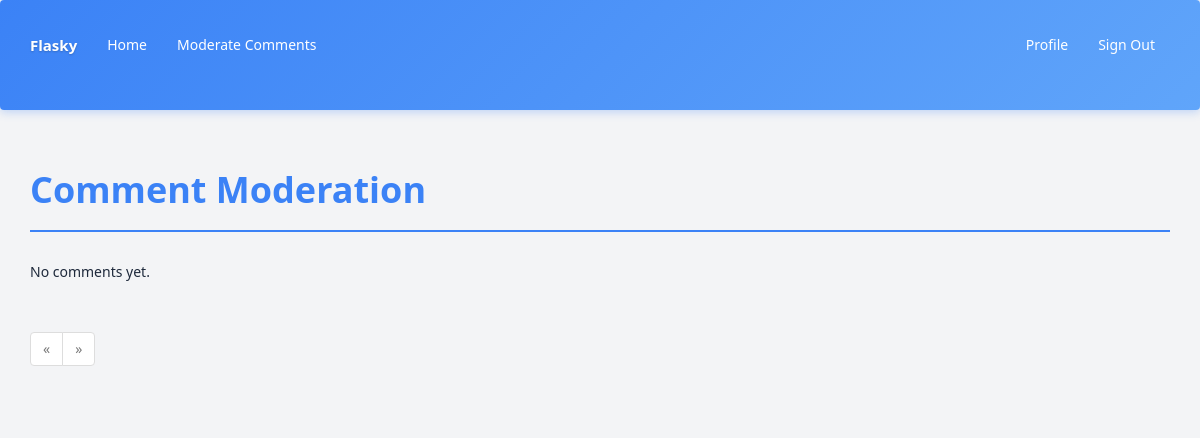
Page /moderate (signed in) on the earlier database version.
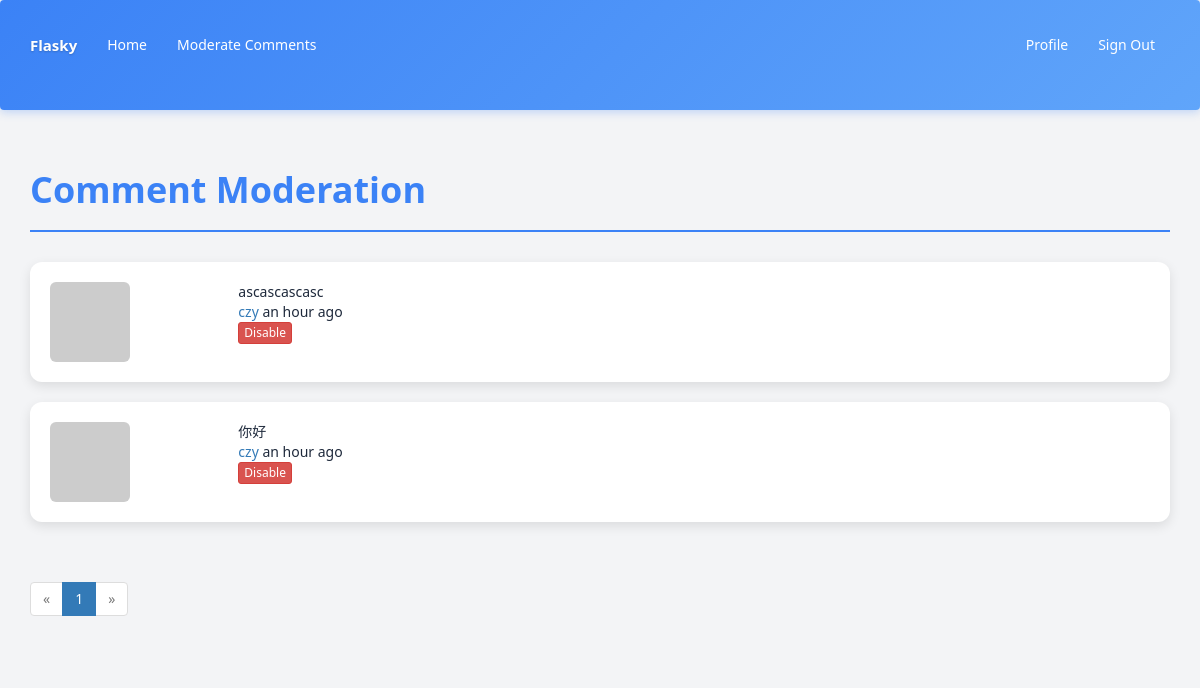
Same page on the later database version.
### app/models.py (models this page shows, shortened)
class Comment(db.Model):
    __tablename__ = 'comments'
    id = db.Column(db.Integer, primary_key=True)
    body = db.Column(db.Text)
    body_html = db.Column(db.Text)
    timestamp = db.Column(db.DateTime, index=True, default=datetime.utcnow)
    disabled = db.Column(db.Boolean, default=False)
    author_id = db.Column(db.Integer, db.ForeignKey('users.id'))
    post_id = db.Column(db.Integer, db.ForeignKey('posts.id'))

class User(UserMixin, db.Model):
    __tablename__ = 'users'
    id = db.Column(db.Integer, primary_key = True)
    email = db.Column(db.String(64), unique=True, index=True)
    username = db.Column(db.String(64), unique=True, index=True)
    password_hash = db.Column(db.String(128))
    role_id = db.Column(db.Integer, db.ForeignKey('roles.id'))
    name = db.Column(db.String(64))
    location = db.Column(db.String(64))
    about_me = db.Column(db.Text())
    member_since = db.Column(db.DateTime(), default=datetime.utcnow)
    last_seen = db.Column(db.DateTime(), default=datetime.utcnow)
    avatar_hash = db.Column(db.String(32))
    posts = db.relationship('Post', backref='author', lazy='dynamic')
    comments = db.relationship('Comment', backref='author', lazy='dynamic')
    followed = db.relationship('Follow', foreign_keys=[Follow.follower_id], backref=db.backref('follower', lazy='joined'), lazy='dynamic', cascade='all, delete-orphan')
    followers = db.relationship('Follow', foreign_keys=[Follow.followed_id], backref=db.backref('followed', lazy='joined'), lazy='dynamic', cascade='all, delete-orphan')
    def ping(self):
        self.last_seen = datetime.utcnow()
        db.session.add(self)
    def can(self, permissions):
        return self.role is not None and (self.role.permissions & permissions) == permissions
    def gravatar(self, size=100, default='identicon', rating='g'):
        if request.is_secure:
            url = 'https://secure.gravatar.com/avatar'
        else:
            url = 'http://www.gravatar.com/avatar'
        hash = self.avatar_hash or hashlib.md5(self.email.encode('utf-8')).hexdigest()
        return '{url}/{hash}?s={size}&d={default}&r={rating}'.format(url=url, hash=hash, size=size, default=default, rating=rating)
    @property
    def password(self):
        raise AttributeError('password is not a readable attribute')

### app/main/views.py (the view)
@main.route('/moderate')
@login_required
@permission_required(Permission.MODERATE_COMMENTS)
def moderate():
    page = request.args.get('page', 1, type=int)
    pagination = Comment.query.order_by(Comment.timestamp.desc()).paginate(page=page, per_page=current_app.config['FLASKY_COMMENTS_PER_PAGE'], error_out=False)
    comments = pagination.items
    return render_template('moderate.html', comments=comments, pagination=pagination, page=page)

### app/__init__.py (called while the page is built)
@login_manager.user_loader
def load_user(user_id):
    from .models import User
    return User.query.get(int(user_id))

def create_app(config_name='default'):
    app = Flask(__name__)
    app.config.from_object(config[config_name])
    config[config_name].init_app(app)
    bootstrap.init_app(app)
    moment.init_app(app)
    db.init_app(app)
    login_manager.init_app(app)
    csrf.init_app(app)
    migrate.init_app(app, db)
    pagedown.init_app(app)
    from .main import main as main_blueprint
    app.register_blueprint(main_blueprint)
    from .models import Permission
    @app.context_processor
    def inject_permissions():
        return dict(Permission=Permission)
    from .auth import auth as auth_blueprint
    app.register_blueprint(auth_blueprint, url_prefix='/auth')
    from .models import AnonymousUser
    login_manager.anonymous_user = AnonymousUser
    return app

### app/auth/views.py (called while the page is built)
@auth.before_app_request
def before_request():
    if current_user.is_authenticated:
        current_user.ping()

### app/templates/moderate.html (shortened to what this page needs)
{% extends "base.html" %}
{% import "_macros.html" as macros %}
{% block page_content %}
<div class="page-header">
    <h1>Comment Moderation</h1>
</div>
{% set moderate = True %}
{% include '_comments.html' %}
{% if pagination %}
<div class="pagination">
    {{ macros.pagination_widget(pagination, '.moderate') }}
</div>
{% endif %}
{% endblock %}

### app/templates/_comments.html
{% if comments %}
<ul class="list-unstyled">
    {% for comment in comments %}
    <li class="card mb-3">
        <div class="row">
            <div class="col-md-2">
                <a href="{{ url_for('.user', username=comment.author.username) }}">
                    <img class="img-rounded" src="{{ comment.author.gravatar(size=40) }}">
                </a>
            </div>
            <div class="col-md-10">
                <div class="comment-content">
                    {% if comment.body_html %}
                        {{ comment.body_html | safe }}
                    {% else %}
                        {{ comment.body }}
                    {% endif %}
                </div>
                <div class="comment-meta">
                    <a href="{{ url_for('.user', username=comment.author.username) }}">{{ comment.author.username }}</a>
                    {{ moment(comment.timestamp).fromNow() }}
                    {% if moderate %}
                    <br>
                    {% if comment.disabled %}
                    <a class="btn btn-default btn-xs" href="{{ url_for('.moderate_enable', id=comment.id, page=page) }}">Enable</a>
                    {% else %}
                    <a class="btn btn-danger btn-xs" href="{{ url_for('.moderate_disable', id=comment.id, page=page) }}">Disable</a>
                    {% endif %}
                    {% endif %}
                </div>
            </div>
        </div>
    </li>
    {% endfor %}
</ul>
{% else %}
<p>No comments yet.</p>
{% endif %}

Differences in the rows shown:
added Comment: body_html "ascascascasc", author.username "czy", timestamp "an hour ago"
added Comment: body_html "你好", author.username "czy", timestamp "an hour ago"
Other differences:
new list line: "1"
text no longer shown: "No comments yet."
